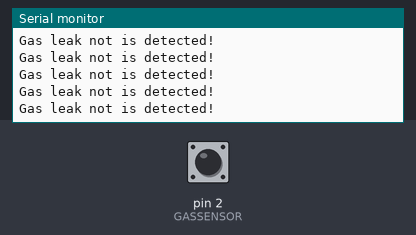
Bench run of a sketch on a simulated Arduino Uno, built with avr-gcc and run on an emulated ATmega328P. Shown: the last lines printed to the serial monitor. The test bench sets the inputs (shaded band); at power-on: pin 2 (GASSENSOR) LOW.

Above: at 1.2 s.
1.3 s: pin 2 (GASSENSOR) driven HIGH
At 1.8 s:
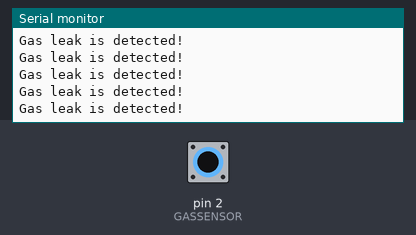
3.2 s: pin 2 (GASSENSOR) driven LOW
At 3.7 s:
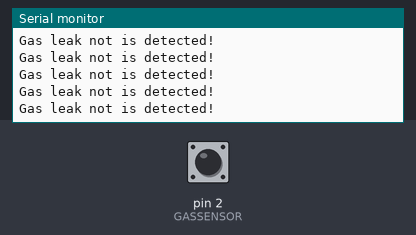
6.2 s: pin 2 (GASSENSOR) driven HIGH
At 6.8 s:
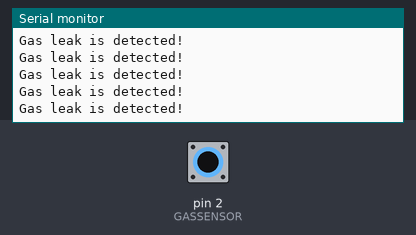
9.2 s: pin 2 (GASSENSOR) driven LOW
At 9.7 s:
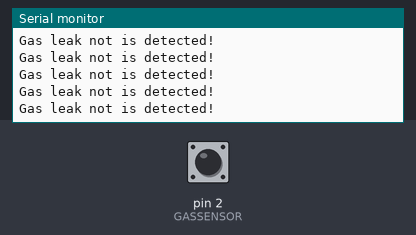
12.2 s: pin 2 (GASSENSOR) driven HIGH
At 12.9 s:
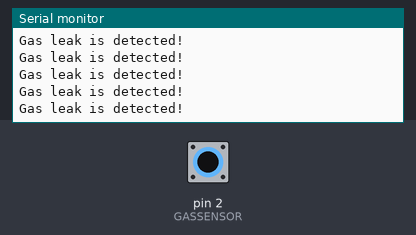

The sketch:

GAS_SENSOR.ino
```cpp
#define GASSENSOR 2

void setup() {
  Serial.begin(9600);
  pinMode(GASSENSOR, INPUT);
}

void loop() {
  int gAS = digitalRead(GASSENSOR);

  if (gAS == HIGH)
    Serial.println("Gas leak is detected!");
  else{
    Serial.println("Gas leak not is detected!");
  }
}
```

Measured:
- after the input at 1.3 s, the serial monitor: prints a new line after 0.08 s (image 1)
